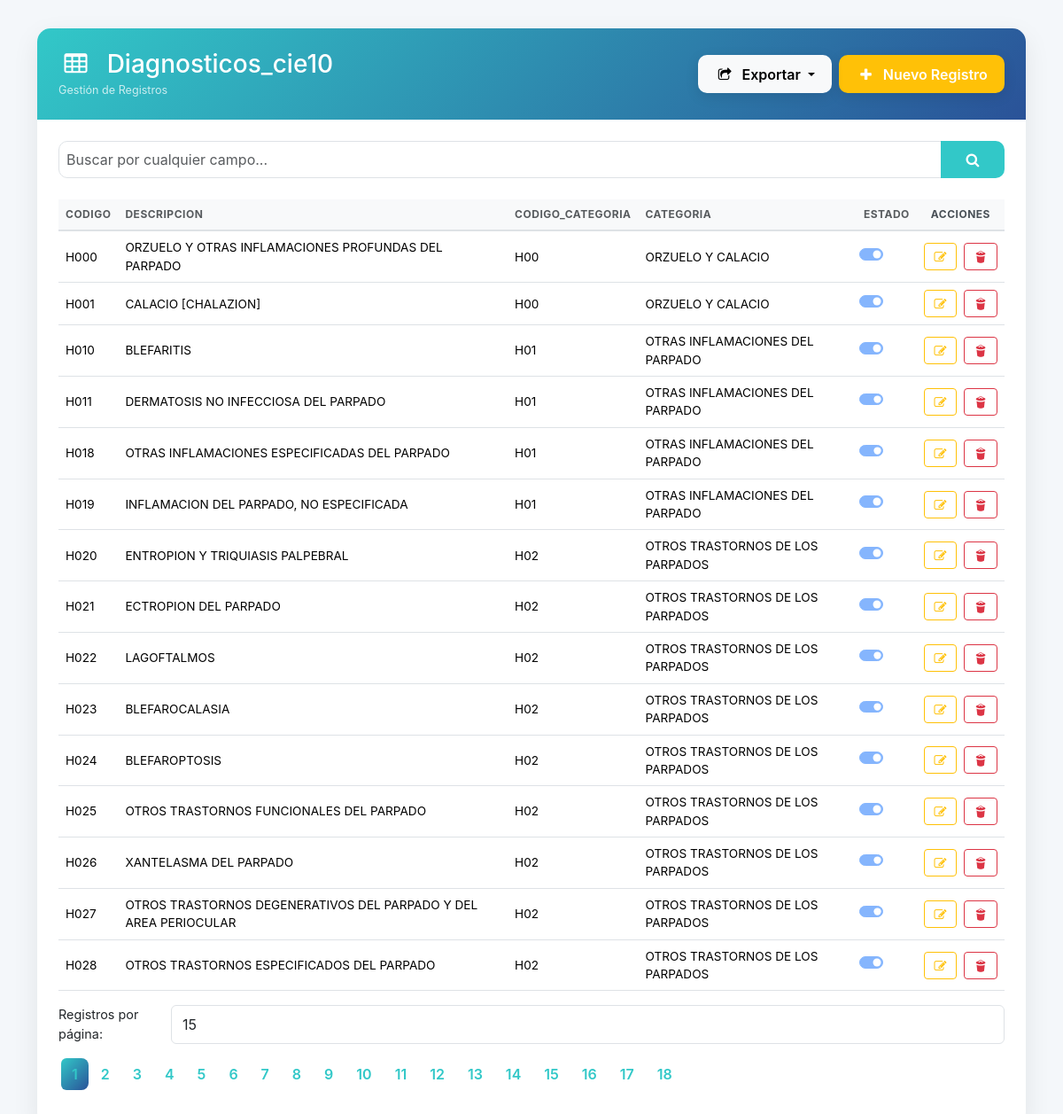
/controladores/controlador_diagnosticos_cie10.php (signed in), run on the app's committed database.
### tables this page shows
CREATE TABLE `diagnosticos_cie10` (
  `id` int NOT NULL AUTO_INCREMENT,
  `codigo` varchar(25) NOT NULL,
  `descripcion` text NOT NULL,
  `codigo_categoria` varchar(25) DEFAULT NULL,
  `categoria` text,
  `estado` enum('activo','inactivo') DEFAULT 'activo',
  `usuario_id_inserto` int NOT NULL,
  `fecha_insercion` timestamp NULL DEFAULT CURRENT_TIMESTAMP,
  `usuario_id_actualizo` int DEFAULT NULL,
  `fecha_actualizacion` timestamp NULL DEFAULT NULL ON UPDATE CURRENT_TIMESTAMP,
  PRIMARY KEY (`id`),
  UNIQUE KEY `codigo` (`codigo`)
);

### modelos/modelo_diagnosticos_cie10.php (called while the page is built, shortened)
<?php
require_once '../conexion.php';
class ModeloDiagnosticos_cie10 {
    private $conexion;
    public function __construct() {
        global $conexion;
        $this->conexion = $conexion;
    }
    public function contarRegistros() {
        $query = "SELECT COUNT(*) as total FROM diagnosticos_cie10";
        $stmt = $this->conexion->prepare($query);
        $stmt->execute();
        $resultado = $stmt->get_result();
        return $resultado ? $resultado->fetch_assoc()['total'] : 0;
    }
    public function obtenerTodos($registrosPorPagina, $offset, $orderBy = null, $orderDir = 'DESC') {
        $orderSQL = "";
        if (empty($orderSQL)) {
            $orderSQL = " ORDER BY `diagnosticos_cie10`.`codigo_categoria` ASC, `diagnosticos_cie10`.`codigo` ASC, `diagnosticos_cie10`.`descripcion` ASC ";
        }
        $query = "SELECT `diagnosticos_cie10`.*  FROM diagnosticos_cie10";
        $query .= $orderSQL;
        $query .= " LIMIT ? OFFSET ?";
        $stmt = $this->conexion->prepare($query);
        $stmt->bind_param('ii', $registrosPorPagina, $offset);
        $stmt->execute();
        $resultado = $stmt->get_result();
        return $resultado ? $resultado->fetch_all(MYSQLI_ASSOC) : false;
    }
}
?>

### vistas/vista_diagnosticos_cie10.php (the view, shortened to what this page needs)
<?php
$mi_programa = 'vista_diagnosticos_cie10.php';
$permisos = $_SESSION['permisos'][$mi_programa] ?? ['ins' => 0, 'upd' => 0, 'del' => 0, 'exp' => 0];
$registrosPorPagina = isset($_GET['registrosPorPagina']) ? (int)$_GET['registrosPorPagina'] : 15;
?>
<!DOCTYPE html>
<html lang="es">
<head>
    <?php include('../headIconos.php'); ?>
    <link rel="stylesheet" href="../css/estilos.css">
</head>
<body>
    <div class="container pb-5">
        <div class="main-card">
            <div class="card-header-custom d-flex justify-content-between align-items-center">
                <div>
                    <h3 class="mb-0"><i class="icon-table me-2"></i> Diagnosticos_cie10</h3>
                    <small class="opacity-75">Gestión de Registros</small>
                </div>
                <div class="d-flex gap-2">
                    <?php if ($permisos['exp']): ?>
                    <div class="dropdown">
                        <button class="btn btn-light btn-premium dropdown-toggle" type="button" data-bs-toggle="dropdown">
                            <i class="icon-export me-1"></i> Exportar
                        </button>
                    </div>
                    <?php endif; ?>
                                        <?php if ($permisos['ins']): ?>
                    <button type="button" class="btn btn-premium btn-warning text-white" data-bs-toggle="modal" data-bs-target="#modalCrear">
                        <i class="icon-plus me-1"></i> Nuevo Registro
                    </button>
                    <?php endif; ?>
                                    </div>
            </div>
            <div class="card-body p-4">
                <form method="GET" action="vista_diagnosticos_cie10.php" class="mb-4">
                    <div class="input-group">
                        <input type="text" name="busqueda" class="form-control search-box p-2" placeholder="Buscar por cualquier campo..." value="<?php echo isset($_GET['busqueda']) ? htmlspecialchars($_GET['busqueda']) : ''; ?>">
                        <button type="submit" class="btn search-btn px-4"><i class="icon-search"></i></button>
                    </div>
                </form>
                <div class="table-responsive">
                    <table class="table table-hover align-middle">
                        <thead>
                            <tr>
<?php
$sort = $_GET['sort'] ?? null;
$dir = $_GET['dir'] ?? 'DESC';
$nextDir = ($dir === 'ASC') ? 'DESC' : 'ASC';
?>
                                <th>
                                    <a href="?<?php echo http_build_query(array_merge($_GET, ['sort' => "`diagnosticos_cie10`.`codigo`", 'dir' => $nextDir])); ?>" class="text-decoration-none text-muted">
                                        codigo                                        <?php if (str_replace(['`',' '], '', $sort) === str_replace(['`',' '], '', "`diagnosticos_cie10`.`codigo`")): ?>                                            <i class="icon-<?php echo ($dir === 'ASC') ? 'up-dir' : 'down-dir'; ?> ms-1"></i>
                                        <?php endif; ?>                                    </a>
                                </th>
                                <th>
                                    <a href="?<?php echo http_build_query(array_merge($_GET, ['sort' => "`diagnosticos_cie10`.`descripcion`", 'dir' => $nextDir])); ?>" class="text-decoration-none text-muted">
                                        descripcion                                        <?php if (str_replace(['`',' '], '', $sort) === str_replace(['`',' '], '', "`diagnosticos_cie10`.`descripcion`")): ?>                                            <i class="icon-<?php echo ($dir === 'ASC') ? 'up-dir' : 'down-dir'; ?> ms-1"></i>
                                        <?php endif; ?>                                    </a>
                                </th>
                                <th>
                                    <a href="?<?php echo http_build_query(array_merge($_GET, ['sort' => "`diagnosticos_cie10`.`codigo_categoria`", 'dir' => $nextDir])); ?>" class="text-decoration-none text-muted">
                                        codigo_categoria                                        <?php if (str_replace(['`',' '], '', $sort) === str_replace(['`',' '], '', "`diagnosticos_cie10`.`codigo_categoria`")): ?>                                            <i class="icon-<?php echo ($dir === 'ASC') ? 'up-dir' : 'down-dir'; ?> ms-1"></i>
                                        <?php endif; ?>                                    </a>
                                </th>
                                <th>
                                    <a href="?<?php echo http_build_query(array_merge($_GET, ['sort' => "`diagnosticos_cie10`.`categoria`", 'dir' => $nextDir])); ?>" class="text-decoration-none text-muted">
                                        categoria                                        <?php if (str_replace(['`',' '], '', $sort) === str_replace(['`',' '], '', "`diagnosticos_cie10`.`categoria`")): ?>                                            <i class="icon-<?php echo ($dir === 'ASC') ? 'up-dir' : 'down-dir'; ?> ms-1"></i>
                                        <?php endif; ?>                                    </a>
                                </th>
                                <th>
                                    <a href="?<?php echo http_build_query(array_merge($_GET, ['sort' => "`diagnosticos_cie10`.`estado`", 'dir' => $nextDir])); ?>" class="text-decoration-none text-muted">
                                        estado                                        <?php if (str_replace(['`',' '], '', $sort) === str_replace(['`',' '], '', "`diagnosticos_cie10`.`estado`")): ?>                                            <i class="icon-<?php echo ($dir === 'ASC') ? 'up-dir' : 'down-dir'; ?> ms-1"></i>
                                        <?php endif; ?>                                    </a>
                                </th>
                                <th class="text-center">Acciones</th>
                            </tr>
                        </thead>
                        <tbody>
                            <?php
                            require_once '../modelos/modelo_diagnosticos_cie10.php';
                            $modelo = new ModeloDiagnosticos_cie10();
                            $termino = $_GET['busqueda'] ?? '';
                            $campoFiltro = $_GET['campo'] ?? '';
                            $registrosPorPagina = isset($_GET['registrosPorPagina']) ? (int)$_GET['registrosPorPagina'] : 15;
                            $paginaActual = isset($_GET['pagina']) ? (int)$_GET['pagina'] : 1;
                            $offset = ($paginaActual - 1) * $registrosPorPagina;
                            if (isset($_GET['action']) && $_GET['action'] === 'buscar') {
                                if (!empty($campoFiltro) && !empty($termino)) {
                                     $totalRegistros = $modelo->contarPorCampo($campoFiltro, $termino);
                                     $registros = $modelo->buscarPorCampo($campoFiltro, $termino, $registrosPorPagina, $offset, $sort, $dir);
                                } else {
                                     $totalRegistros = $modelo->contarRegistrosPorBusqueda($termino);
                                     $registros = $modelo->buscar($termino, $registrosPorPagina, $offset, $sort, $dir);
                                }
                            } else {
                                $totalRegistros = $modelo->contarRegistros();
                                $registros = $modelo->obtenerTodos($registrosPorPagina, $offset, $sort, $dir);
                            }
                            if ($registros):
                                foreach ($registros as $registro):
                            ?>
                <tr>
                    <td><?php echo htmlspecialchars($registro['codigo']); ?></td>
                    <td><?php echo htmlspecialchars($registro['descripcion']); ?></td>
                    <td><?php echo htmlspecialchars($registro['codigo_categoria']); ?></td>
                    <td><?php echo htmlspecialchars($registro['categoria']); ?></td>
                    <td><?php $isChecked = ($registro['estado'] == 'activo') ? 'checked' : ''; ?><div class="form-check form-switch d-flex justify-content-center ps-0"><input class="form-check-input" type="checkbox" disabled <?php echo $isChecked; ?>></div></td>
                    <td class="text-center">
                        <div class="d-flex justify-content-center gap-2">
                        <?php if ($permisos['upd']): ?>
                        <button type="button" class="btn btn-sm btn-outline-warning" data-bs-toggle="modal" data-bs-target="#modalActualizar" data-idActualizar="<?php echo $registro['id']; ?>"
                           data-id="<?php echo htmlspecialchars($registro['id']); ?>"
                           data-codigo="<?php echo htmlspecialchars($registro['codigo']); ?>"
                           data-descripcion="<?php echo htmlspecialchars($registro['descripcion']); ?>"
                           data-codigo_categoria="<?php echo htmlspecialchars($registro['codigo_categoria']); ?>"
                           data-categoria="<?php echo htmlspecialchars($registro['categoria']); ?>"
                           data-estado="<?php echo htmlspecialchars($registro['estado']); ?>"
                           data-usuario_id_inserto="<?php echo htmlspecialchars($registro['usuario_id_inserto']); ?>"
                           data-fecha_insercion="<?php echo htmlspecialchars($registro['fecha_insercion']); ?>"
                           data-usuario_id_actualizo="<?php echo htmlspecialchars($registro['usuario_id_actualizo']); ?>"
                           data-fecha_actualizacion="<?php echo htmlspecialchars($registro['fecha_actualizacion']); ?>"
                        > <i class="icon-edit"></i></button>
                        <?php endif; ?>
                        <?php if ($permisos['del']): ?>
                        <button class="btn btn-sm btn-outline-danger" onclick="eliminar('<?php echo htmlspecialchars($registro['id']); ?>')"> <i class="icon-trash-2"></i></button>
                        <?php endif; ?>
                        </div>
                    </td>
                </tr>
                <?php endforeach; else: ?>
                                <tr><td colspan="6">No hay registros disponibles.</td></tr>
                <?php endif; ?>
            </tbody>
        </table>
        <div class="mb-3">
            <form method="GET" class="d-flex">
                <label for="registrosPorPagina" class="mr-2">Registros por página:</label>
                <select id="registrosPorPagina" name="registrosPorPagina" class="form-control mr-2" onchange="this.form.submit()">
                    <option value="15" <?= $registrosPorPagina == 15 ? 'selected' : '' ?>>15</option>
                </select>
                <?php if(isset($_GET['action']) && $_GET['action'] == 'buscar'): ?>                    <input type="hidden" name="action" value="buscar">
                    <input type="hidden" name="busqueda" value="<?= htmlspecialchars($termino) ?>">
                    <input type="hidden" name="campo" value="<?= htmlspecialchars($campoFiltro) ?>">
                <?php endif; ?>            </form>
        </div>
        <nav aria-label="Page navigation">
            <ul class="pagination">
                <?php
                $totalPaginas = ceil($totalRegistros / $registrosPorPagina);
                for ($i = 1; $i <= $totalPaginas; $i++):
                ?>
                    <li class="page-item <?= $i == $paginaActual ? 'active' : '' ?> ">
                        <a class="page-link" href="?pagina=<?= $i ?>&registrosPorPagina=<?= $registrosPorPagina ?>&action=<?= $_GET['action'] ?? '' ?>&busqueda=<?= urlencode($termino) ?>&campo=<?= urlencode($campoFiltro) ?>"><?= $i ?></a>
                    </li>
                <?php endfor; ?>
            </ul>
        </nav>
    </div>
</body>
</html>

### css/estilos.css (style rules this page uses)
body { font-size: 0.9rem; }
.table th, .table td { font-size: 0.85rem; }

### vistas/vista_diagnosticos_cie10.php (style rules this page uses)
:root { --primary-color: #32c8c8; --primary-gradient: linear-gradient(135deg, #32c8c8 0%, #2a5298 100%); --accent-color: #ff9800; }
body { background-color: #f4f7fa; font-family: 'Inter', sans-serif; }
.main-card { border: none; border-radius: 15px; box-shadow: 0 10px 30px rgba(0,0,0,0.08); overflow: hidden; background: white; margin-top: 2rem; }
.card-header-custom { background: var(--primary-gradient); color: white; padding: 1.5rem; border: none; }
.btn-premium { border-radius: 10px; padding: 0.6rem 1.2rem; font-weight: 600; transition: all 0.3s; border: none; box-shadow: 0 4px 15px rgba(0,0,0,0.1); }
.table thead th { background-color: #f8f9fa; border-bottom: 2px solid #dee2e6; color: #495057; font-weight: 700; text-transform: uppercase; font-size: 0.75rem; letter-spacing: 0.5px; }
.table tbody tr { transition: all 0.2s; }
.pagination .page-link { border-radius: 8px; margin: 0 3px; border: none; color: var(--primary-color); font-weight: 600; }
.pagination .page-item.active .page-link { background: var(--primary-gradient); }
.search-box { border-radius: 10px 0 0 10px; border: 1px solid #dee2e6; }
.search-btn { border-radius: 0 10px 10px 0; background: var(--primary-color); color: white; }

### data on the page
diagnosticos_cie10: codigo "H000", descripcion "ORZUELO Y OTRAS INFLAMACIONES PROFUNDAS DEL PARPADO", codigo_categoria "H00", categoria "ORZUELO Y CALACIO"
diagnosticos_cie10: codigo "H001", descripcion "CALACIO [CHALAZION]", codigo_categoria "H00", categoria "ORZUELO Y CALACIO"
diagnosticos_cie10: codigo "H010", descripcion "BLEFARITIS", codigo_categoria "H01", categoria "OTRAS INFLAMACIONES DEL PARPADO"
diagnosticos_cie10: codigo "H011", descripcion "DERMATOSIS NO INFECCIOSA DEL PARPADO", codigo_categoria "H01", categoria "OTRAS INFLAMACIONES DEL PARPADO"
diagnosticos_cie10: codigo "H018", descripcion "OTRAS INFLAMACIONES ESPECIFICADAS DEL PARPADO", codigo_categoria "H01", categoria "OTRAS INFLAMACIONES DEL PARPADO"
diagnosticos_cie10: codigo "H019", descripcion "INFLAMACION DEL PARPADO, NO ESPECIFICADA", codigo_categoria "H01", categoria "OTRAS INFLAMACIONES DEL PARPADO"
diagnosticos_cie10: codigo "H020", descripcion "ENTROPION Y TRIQUIASIS PALPEBRAL", codigo_categoria "H02", categoria "OTROS TRASTORNOS DE LOS PARPADOS"
diagnosticos_cie10: codigo "H021", descripcion "ECTROPION DEL PARPADO", codigo_categoria "H02", categoria "OTROS TRASTORNOS DE LOS PARPADOS"
diagnosticos_cie10: codigo "H022", descripcion "LAGOFTALMOS", codigo_categoria "H02", categoria "OTROS TRASTORNOS DE LOS PARPADOS"
diagnosticos_cie10: codigo "H023", descripcion "BLEFAROCALASIA", codigo_categoria "H02", categoria "OTROS TRASTORNOS DE LOS PARPADOS"
diagnosticos_cie10: codigo "H024", descripcion "BLEFAROPTOSIS", codigo_categoria "H02", categoria "OTROS TRASTORNOS DE LOS PARPADOS"
diagnosticos_cie10: codigo "H025", descripcion "OTROS TRASTORNOS FUNCIONALES DEL PARPADO", codigo_categoria "H02", categoria "OTROS TRASTORNOS DE LOS PARPADOS"
diagnosticos_cie10: codigo "H026", descripcion "XANTELASMA DEL PARPADO", codigo_categoria "H02", categoria "OTROS TRASTORNOS DE LOS PARPADOS"
diagnosticos_cie10: codigo "H027", descripcion "OTROS TRASTORNOS DEGENERATIVOS DEL PARPADO Y DEL AREA PERIOCULAR", codigo_categoria "H02", categoria "OTROS TRASTORNOS DE LOS PARPADOS"
diagnosticos_cie10: codigo "H028", descripcion "OTROS TRASTORNOS ESPECIFICADOS DEL PARPADO", codigo_categoria "H02", categoria "OTROS TRASTORNOS DE LOS PARPADOS"
